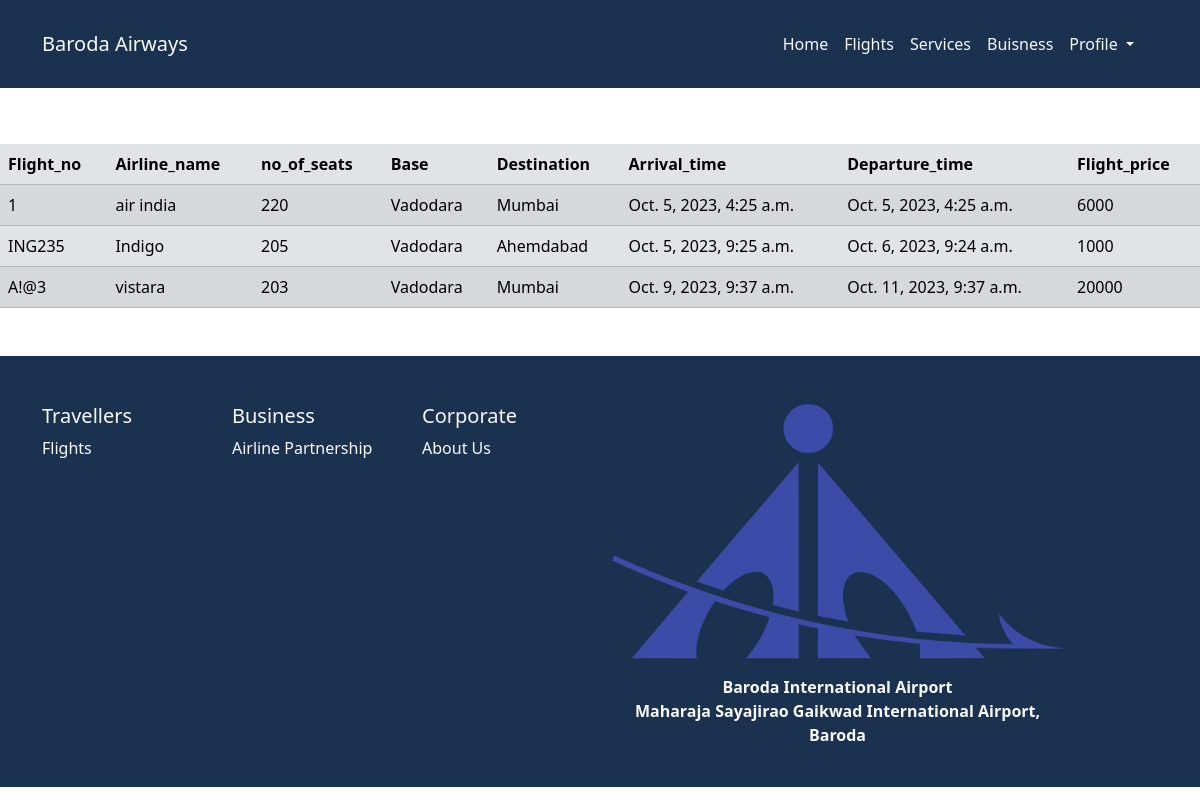
The app's page /all_flights/ with its own data.
### Flights/models.py (models this page shows, shortened)
class Flights(models.Model):
    Flight_no = models.CharField(max_length=20, primary_key=True, unique=True)
    Airline_name = models.CharField(max_length=50)
    no_of_seats = models.IntegerField()
    Base = models.CharField(max_length=50)
    Base_code = models.CharField(max_length=50)
    Destination = models.CharField(max_length=50)
    Destination_code = models.CharField(max_length=50)
    Arrival_time = models.DateTimeField(verbose_name='Return')
    Departure_time = models.DateTimeField()
    Flight_price = models.IntegerField()

### Flights/views.py (the view)
# urls.py: path('all_flights/', flight_show, name='show_db_Flights'),
def flight_show(request):
    fg = Flights.objects.all()
    return render(request, 'flights.html', context={'fg': fg})

### templates/flights.html (shortened to what this page needs)
{% extends "base.html" %} {% load static %} {% block body %}
<link
  href="https://cdn.jsdelivr.net/npm/bootstrap@5.3.2/dist/css/bootstrap.min.css"
  rel="stylesheet"
/>
{% if fg %}
<table class="table table-secondary table-striped my-5">
  <thead>
    <tr>
      <th scope="col">Flight_no</th>
      <th scope="col">Airline_name</th>
      <th scope="col">no_of_seats</th>
      <th scope="col">Base</th>
      <th scope="col">Destination</th>
      <th scope="col">Arrival_time</th>
      <th scope="col">Departure_time</th>
      <th scope="col">Flight_price</th>
    </tr>
  </thead>
  <tbody>
    {% for st in fg %}
    <tr>
      <td>{{st.Flight_no}}</td>
      <td>{{st.Airline_name}}</td>
      <td>{{st.no_of_seats}}</td>
      <td>{{st.Base}}</td>
      <td>{{st.Destination}}</td>
      <td>{{st.Departure_time}}</td>
      <td>{{st.Arrival_time}}</td>
      <td>{{st.Flight_price}}</td>
    </tr>
    {% endfor %}
  </tbody>
</table>
{% endif %}{% endblock body%}

### records on screen
Flights: Flight_no "1", Airline_name "air india", no_of_seats "220", Base "Vadodara", Destination "Mumbai", Departure_time "Oct. 5, 2023, 4:25 a.m.", Arrival_time "Oct. 5, 2023, 4:25 a.m.", Flight_price "6000"
Flights: Flight_no "ING235", Airline_name "Indigo", no_of_seats "205", Base "Vadodara", Destination "Ahemdabad", Departure_time "Oct. 5, 2023, 9:25 a.m.", Arrival_time "Oct. 6, 2023, 9:24 a.m.", Flight_price "1000"
Flights: Flight_no "A!@3", Airline_name "vistara", no_of_seats "203", Base "Vadodara", Destination "Mumbai", Departure_time "Oct. 9, 2023, 9:37 a.m.", Arrival_time "Oct. 11, 2023, 9:37 a.m.", Flight_price "20000"
